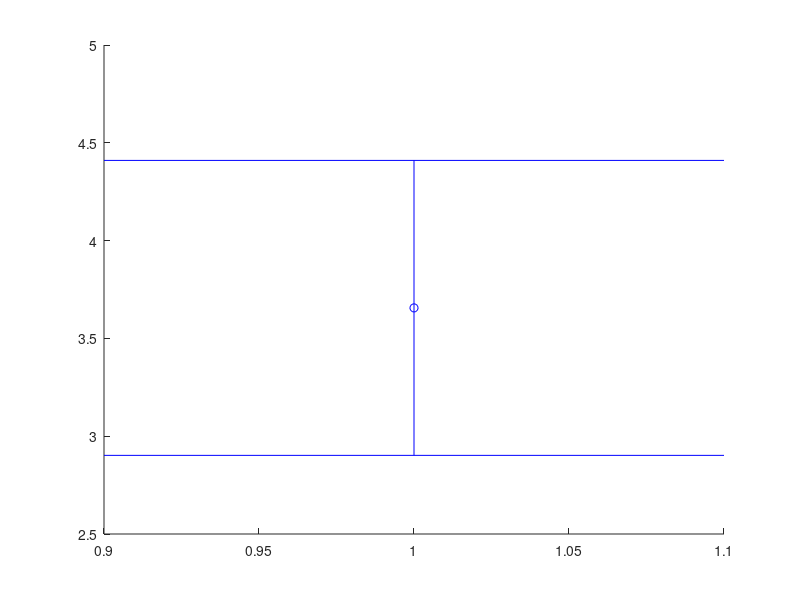

Here is the MATLAB script that generated this plot: (Note: this script raises an error after producing the figure.)
%% Load data
load('gammaFig3.mat');


%% Plot results (Fig. 3E)
ntd = 26;
nasd = 21;

figure;
errorbar(1, mean(gammaFig3(1:ntd)), std(gammaFig3(1:ntd))/sqrt(double(ntd)),...
    'ob', 'linew', 2, 'markersize', 8);
hold on;
errorbar(2, mean(gammaFig3((ntd+1):end)),...
    std(gammaFig3((ntd+1):end))/sqrt(double(nasd)),...
    'sr', 'linew', 2, 'markersize', 8);
xlim([0.5, 2.5]);
set(gca, 'FontSize', 14, 'Xtick', [1, 2], 'XTickLabel', {'TD', 'ASD'});
ylabel('Gamma Power (Z-Score)');

[h, p, ci, stats] = ttest2(gammaFig3(1:ntd), gammaFig3((ntd+1):end));
fprintf(1, 't = %f, p = %f\n', stats.tstat, p);